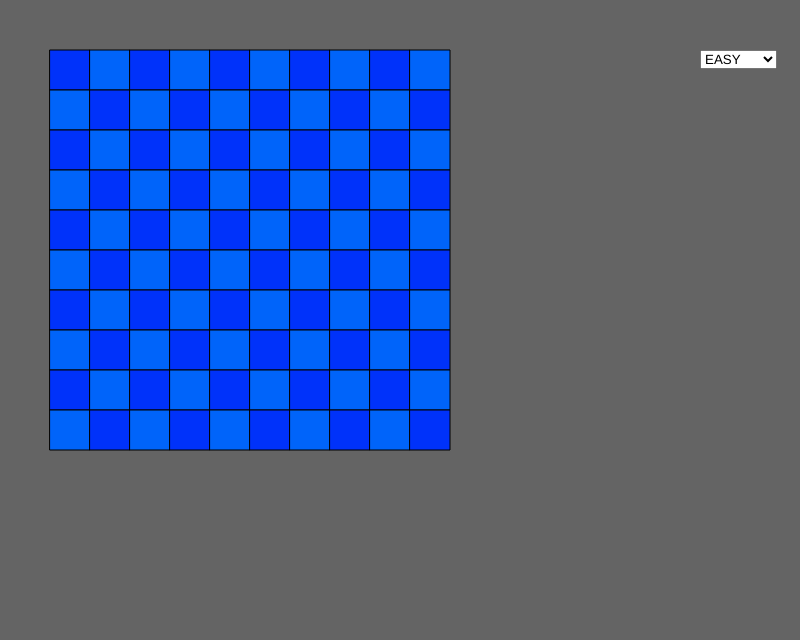
Frame 1 (no input)
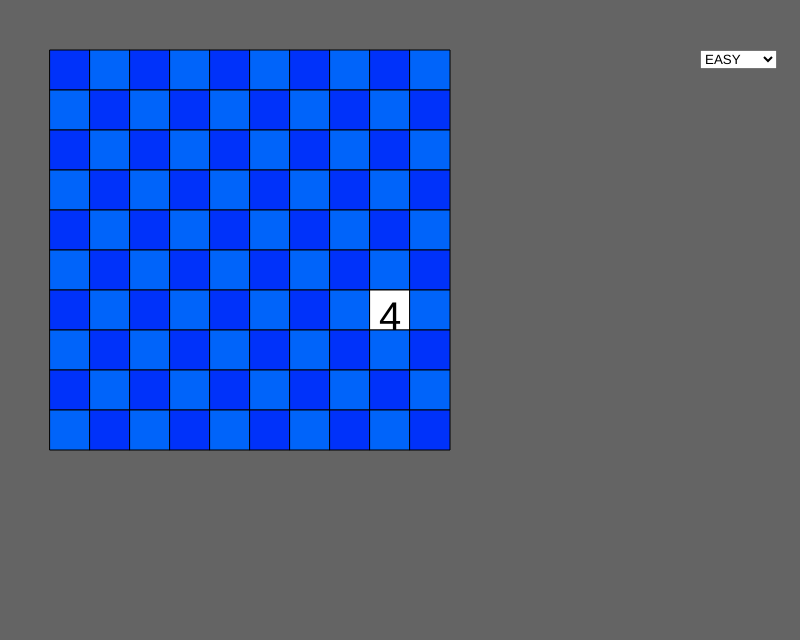
Frame 2 (the mouse pressed at the canvas centre, redrawn once)

The p5.js sketch that drew these frames (run headless with seeded random() and noise() and a simulated clock; the mouse was pressed at the canvas centre and the sketch redrawn once):

// p5.js sketch
// ── sketch.js
var grid;
var isGameover = false;
var levelNum = 0;
var levelSelector;

/* Cancel mouse right click menu */
document.oncontextmenu = function() {
    return false;
}


function setup() {
	createCanvas(SCREEN_WIDTH, SCREEN_HEIGHT);
	background(color(GRAY1));
	frameRate(FPS);
	setGrid();
	setLevelSelect();
	grid.show();
	noLoop();
}

function draw() {
	background(color(GRAY1));
	grid.show();
}

function updateGrid(){
	setGrid();
	background(color(GRAY1));
	grid.show();
}

function setGrid(){
	grid = new Grid(GRID_POS_X, GRID_POS_Y, levelNum);
}

function setLevelSelect(){
	levelSelector = createSelect();
	levelSelector.position(SCREEN_WIDTH - 100, 50);
	for (let levelName of LEVELS){
		levelSelector.option(levelName);
	}
	levelSelector.changed(selectEvent);
}

function selectEvent(){
	levelName = levelSelector.value();
	levelNum = LEVEL_NUMBERS[levelName];
	updateGrid();
}

function showMessage(msg, pos, fontSize, foreColor){
	textSize(fontSize);
	textStyle(NORMAL);
	noStroke();
	fill(foreColor);
	text(msg, pos.x, pos.y);
}

function gameOver(){
	console.log('Game over');
	grid.revealAllCells();
	isGameover = true;
	showMessage('Game Over', createVector(width / 2, height * 0.9), 24, RED);
}

function gameFinished(){
	console.log('Game finished');
	showMessage('Game Finished', createVector(width / 2, height * 0.9), 24, GREEN);
}

function mouseMoved(){
	for (let i = 0; i < grid.rows; i++) {
		for (let j = 0; j < grid.cols; j++) {
			if (grid.at(i, j).contains(mouseX, mouseY)){
				grid.at(i, j).setFocused(true);
			}
			else{
				grid.at(i, j).setFocused(false);
			}
		}
	}
}

function mousePressed(){
	if (isGameover){
		isGameover = false;
		//grid.init();
		grid.show();
		return;
	}

	var mouseSide = null;
	if (mouseIsPressed) {
		if (mouseButton === LEFT) {
			mouseSide = 'left';
			console.log('mouse left');
		}
		else if (mouseButton === RIGHT) {
			mouseSide = 'right';
			console.log('mouse right');
		}
	}

	for (let i = 0; i < grid.rows; i++) {
		for (let j = 0; j < grid.cols; j++) {
			let cell = grid.at(i, j)
			if (cell.contains(mouseX, mouseY)){
				if (mouseSide == 'left'){
					if (cell.hasMine()){
						gameOver();
						return;
					}
					cell.reveal();
					grid.revealSafeZone(i, j);
					if (grid.countCellsToBeRevealed() == 0){
						gameFinished();
					}
				}
				else if (mouseSide == 'right'){
					grid.markUnmark(i, j);
				}
			}
		}
	}
	console.log('Total cells: ' + (grid.rows * grid.cols));
	console.log('Mines: ' + grid.countMines());
	console.log('Revealed cells: ' + grid.countRevealedCells());
	console.log('Cells to be revealed: ' + grid.countCellsToBeRevealed());
}

function keyPressed(){
	if (key == 'R'){
		grid.revealAllCells();
		console.log('Reveal all cells');
	}
	if (key == 'I'){
		grid.init();
		grid.show();
		console.log('Init grid');
	}
}

function mouseReleased(){
	for (let i = 0; i < grid.rows; i++) {
		for (let j = 0; j < grid.cols; j++) {
			grid.at(i, j).setFocused(false);
		}
	}
}

// ── cell.js
class Cell{
  constructor(x, y, i, j, size, hasmine, isRevealed, nearbymines, density_factor){
    this.x = x;
    this.y = y;
    this.i = i;
    this.j = j;
    this.size = size;
    this.hasmine = random(1) < density_factor;
    this.isRevealed = false;
    this.isMarked = false;
    this.isFocused = false;
    this.nearbymines = -1;
  }

  show(){
    strokeWeight(1);
    stroke(color(BLACK));
    if ((this.i + this.j) % 2 == 0){
      fill(color(BLUE));
    }
    else{
      fill(color(BLUELIGHT));
    }

    // mouseover
    if (this.isFocused){
      fill(color(AQUA));
    }

    rect(this.x, this.y, this.size, this.size);
    if (this.isMarked){
      fill(color(RED));
      let s = this.size;
      triangle(this.x + s/8, this.y + s/8, this.x + s/8, this.y + s/2, this.x + s*0.75, this.y + s/4);
      line(this.x + s/8, this.y + s/8, this.x + s/8, this.y + s*7/8);
    }
    if (this.isRevealed){
      if (this.hasmine){
        fill(color(RED));
        ellipse(this.x + this.size / 2, this.y + this.size / 2, this.size / 2, this.size / 2);
      }
      else{
        fill(color(WHITE));
        rect(this.x, this.y, this.size, this.size);
        if (this.nearbymines > 0){
          this.showNearByMines();
        }  
      }
    }
  }

  showNearByMines(){
    textAlign(CENTER);
    textSize(this.size);
    textStyle(NORMAL);
    noStroke();
    fill(color(BLACK));
    text(this.nearbymines, this.x + this.size / 2, this.y + this.size);
  }

  setNearByMines(nearbymines){
    this.nearbymines = nearbymines;
  }

  contains(x, y){
    return x > this.x && x <= this.x + this.size && y > this.y && y <= this.y + this.size;
  }

  hasMine(){
    return this.hasmine;
  }

  markUnmark(){
    if (this.isMarked){
      this.isMarked = false;
    }
    else{
      this.isMarked = true;
    }
    this.show();
  }

  reveal(){
    this.isRevealed = true;
    this.show();
  }

  setFocused(value){
    this.isFocused = value;
  }
}

// ── grid.js
class Grid{
  constructor(x, y, level){
    this.x = x;
    this.y = y;
    this.rows = DIMENSIONS_ARRAY[level][0];
    this.cols = DIMENSIONS_ARRAY[level][1];
    this.level = level;
    this.densityFactor = MINES_DENSITY[level];
    this.tileSize = TILESIZE_ARRAY[level]
    this.init(this.densityFactor);
  }

  init(){
    this.mat = [];
    for (let i = 0; i < this.rows; i++) {
      let row = [];
      for (let j = 0; j < this.cols; j++) {
        row.push(new Cell(this.x + i * this.tileSize, this.y + j * this.tileSize, i, j, this.tileSize, false, false, 0, this.densityFactor));
      }
      this.mat.push(row);
    }

    // set nearby mines
    for (var r = 0; r < this.rows; r++) {
      for (var c = 0; c < this.cols; c++) {
        this.mat[r][c].setNearByMines(this.countNearByMines(r, c));
      }
    }
  }

  countNearByMines(r, c){
    let mines = 0;
    for (var i = r - 1; i <= r + 1; i++) {
      for (var j = c - 1; j <= c + 1; j++) {
        if (i >= 0 && i < this.rows && j >= 0 && j < this.cols){
          if (this.mat[i][j].hasmine){
            mines++;
          }
        }
      }
    }
    return mines;
  }

  at(row, col){
    return this.mat[row][col];
  }

  revealSafeZone(r, c){
    if (this.mat[r][c].nearbymines > 0){
      this.mat[r][c].reveal();
      return;
    }
    else{
      this.mat[r][c].reveal();
    }
    for (var i = r - 1; i <= r + 1; i++) {
      for (var j = c - 1; j <= c + 1; j++) {
        if (i >= 0 && i < this.rows && j >= 0 && j < this.cols && !this.mat[i][j].isRevealed){
          this.revealSafeZone(i, j);
        }
      }
    }
  }

  markUnmark(r, c){
    this.mat[r][c].markUnmark();
  }

  focusNeighbors(r, c){
    for (var i = r - 1; i <= r + 1; i++) {
      for (var j = c - 1; j <= c + 1; j++) {
        if (i >= 0 && i < this.rows && j >= 0 && j < this.cols){
          this.at(i, j).setFocused(true);
        }
      }
    }
  }

  revealAllCells(){
    for (var i = 0; i < this.rows; i++) {
      for (var j = 0; j < this.cols; j++) {
        this.mat[i][j].reveal();
      }
    }
  }

  revealNeighbors(r, c){
    for (var i = r - 1; i <= r + 1; i++) {
      for (var j = c - 1; j <= c + 1; j++) {
        if (i >= 0 && i < this.rows && j >= 0 && j < this.cols){
          let cell = this.at(i, j);
          if (cell.nearbymines == this.countMarkedNeighbors(r, c)){
            cell.reveal();
            return !cell.hasMine();
          }
        } 
      }
    }
  }

  countMarkedNeighbors(r, c){
    let count = 0;
    for (var i = r - 1; i <= r + 1; i++) {
      for (var j = c - 1; j <= c + 1; j++) {
        if (i >= 0 && i < this.rows && j >= 0 && j < this.cols && this.mat[i][j].isMarked){
          count++;
        }
      }
    }
    return count;
  }

  countMines(){
    let count = 0;
    for (let i = 0; i < this.rows; i++) {
      for (let j = 0; j < this.cols; j++) {
        if (this.mat[i][j].hasMine()){
          count++;
        }
      }
    }
    return count;
  }

  countRevealedCells(){
    let count = 0;
    for (let i = 0; i < this.rows; i++) {
      for (let j = 0; j < this.cols; j++) {
        if (this.mat[i][j].isRevealed){
          count++;
        }
      }
    }
    return count;
  }

  countCellsToBeRevealed(){
    return this.rows * this.cols - this.countMines() - this.countRevealedCells();
  }

  show(){
    for (var i = 0; i < this.rows; i++) {
      for (var j = 0; j < this.cols; j++) {
        this.mat[i][j].show();
      }
    }
  }
}

// ── settings.js
const SCREEN_WIDTH = 800;
const SCREEN_HEIGHT = 640;
const FPS = 20;

/* GRID */
const GRID_ROWS = 20;
const GRID_COLS = 20;
const GRID_POS_X = 50;
const GRID_POS_Y = 50;
const DENSITY_FACTOR = 0.2;


/* COLORS */
const BLACK = [0, 0, 0];
const GRAY1 = [100, 100, 100];
const WHITE = [255, 255, 255];
const RED = [250, 0, 0];
const ORANGE = [255, 150, 50];
const PINK = [250, 0, 150];
const YELLOW = [255, 255, 0];
const GREEN = [0, 250, 0];
const AQUA = [100, 255, 255];
const BLUE = [0, 50, 250];
const BLUELIGHT = [0, 100, 250];
const PURPLE = [200, 0, 250];

/* MINES NUMBER BY LEVEL: EASY, MEDIUM, HARD */
const LEVELS = ['EASY', 'MEDIUM', 'HARD']
const LEVEL_NUMBERS = {
    'EASY': 0,
    'MEDIUM': 1, 
    'HARD': 2
}
const DIMENSIONS_ARRAY = [[10, 10], [15, 15], [25, 25]]
const MINES_DENSITY = [0.1, 0.15, 0.2];
const MINES_ARRAY = [10, 20, 30];
const TILESIZE_ARRAY = [40, 30, 20];
